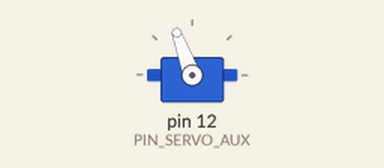
A sketch run on a simulated Arduino Uno, built with avr-gcc and run on an emulated ATmega328P. Shown: servo.

Above: at 1.25 s.
At 4.8 s:
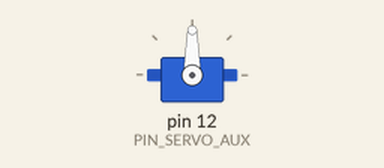
Timing chart, 0 to 7.4 s (numbered marks = the images above):
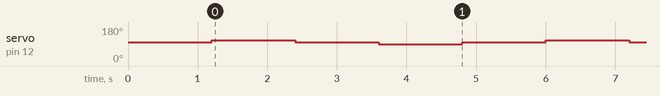

Measured:
- by itself, servo on pin 12 (PIN_SERVO_AUX): repeats every 4.8 s: 100° 1.2 s, 90° 1.2 s, 100° 1.2 s, 110° 1.2 s

The sketch:

aux_servo_test.ino
```cpp
/*
 * Aux servo test for the Basra / Arduino UNO car.
 *
 * Wiring:
 *   Aux servo signal = D12
 *   Servo VCC        = stable 5V
 *   Servo GND        = Basra GND common ground
 *
 * Behavior:
 *   100 degrees home
 *   110 degrees: one S1-style clockwise step
 *   90 degrees: one S2-style counterclockwise step
 */

#include <Servo.h>

#define PIN_SERVO_AUX  12
#define AUX_HOME       100
#define AUX_CW_STEP    110
#define AUX_CCW_STEP   90
#define HOLD_MS        1200

static Servo servoAux;

void setup() {
  servoAux.attach(PIN_SERVO_AUX);
  servoAux.write(AUX_HOME);
  delay(HOLD_MS);
}

void loop() {
  servoAux.write(AUX_CW_STEP);
  delay(HOLD_MS);

  servoAux.write(AUX_HOME);
  delay(HOLD_MS);

  servoAux.write(AUX_CCW_STEP);
  delay(HOLD_MS);

  servoAux.write(AUX_HOME);
  delay(HOLD_MS);
}
```
